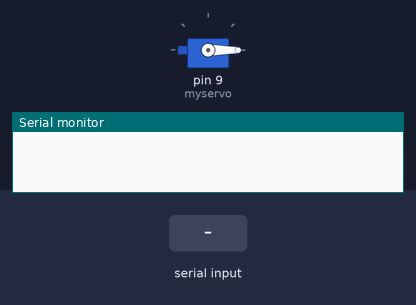
This sketch was run on a simulated Arduino Uno, built with avr-gcc and run on an emulated ATmega328P. Parts: servo, the last lines printed to the serial monitor. Inputs (shaded band) come from the test bench.

Above: at 1.2 s.
1.3 s: "L" received over the second serial link
2.8 s: "R" received over the second serial link
At 2.95 s:
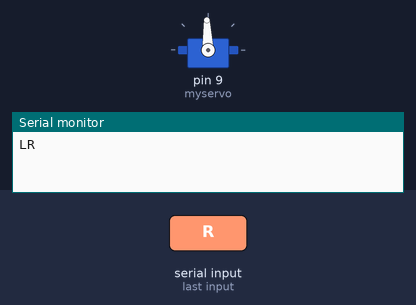
At 3.55 s:
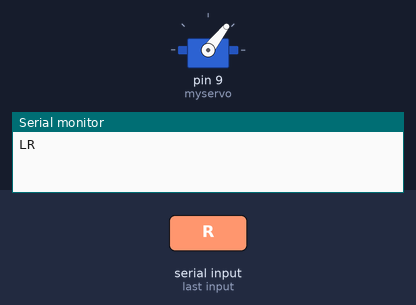
5.8 s: "1" received over the second serial link
Timing chart, 0 to 8.8 s (numbered marks = the images above; inputs shaded):
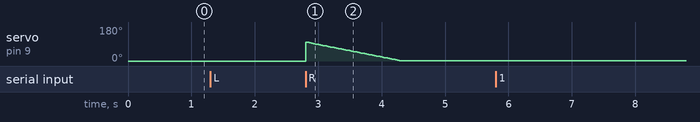

The sketch:

bluetooth_servo.ino
```cpp
#include<SoftwareSerial.h>
#include<Servo.h>

SoftwareSerial bluetooth(2,3);
Servo myservo;
void setup() {
  // put your setup code here, to run once:
  Serial.begin(9600);
  bluetooth.begin(9600);
  myservo.attach(9);
  myservo.write(0);
}

void loop() {
  // put your main code here, to run repeatedly:
  char val = bluetooth.read();
  if(bluetooth.available()){
    Serial.write(bluetooth.read());
    }

   if(val == 'L'){
    Serial.println('L');
    for(int i=0;i<100;i++){
      myservo.write(i);
      delay(15);
      }
    }else if(val == 'R'){
      Serial.println('R');
      for(int i=100;i>0; i--){
        myservo.write(i);
        delay(15);
        }
      }
}
```
